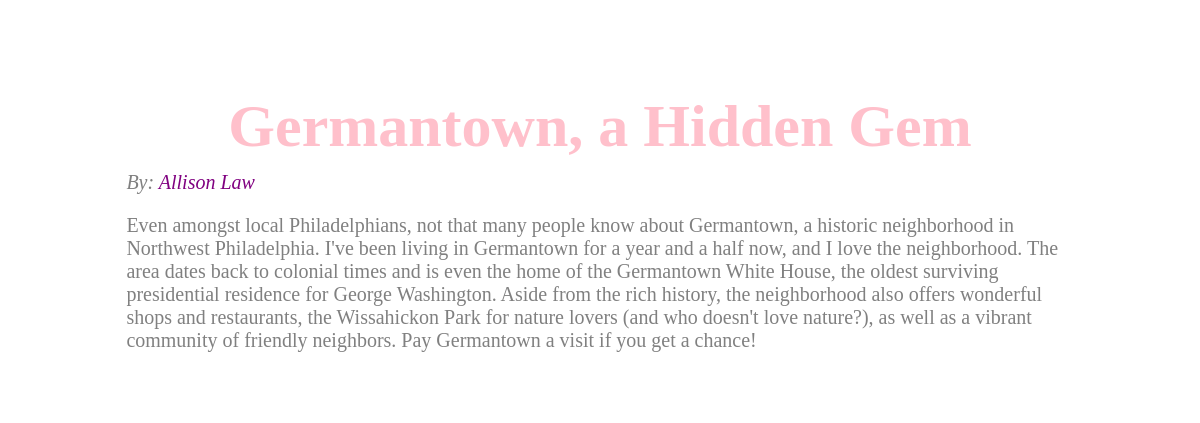
Screenshot of /article.php?id=1 with the database file from the repository.
### tables this page shows
CREATE TABLE `articles` (
  `id` int(11) NOT NULL AUTO_INCREMENT,
  `title` varchar(255) DEFAULT NULL,
  `author_id` int(11) DEFAULT NULL,
  `body` longtext,
  PRIMARY KEY (`id`)
);

CREATE TABLE `authors` (
  `author_id` int(11) NOT NULL AUTO_INCREMENT,
  `author_name` varchar(255) DEFAULT NULL,
  `author_email_address` varchar(255) DEFAULT NULL,
  PRIMARY KEY (`author_id`)
);

### article.php (the view, shortened to what this page needs)
<?php
$id = $_GET['id'];
$result = mysql_query('SELECT articles.id, articles.title, articles.author_id, authors.author_name, authors.author_email_address, articles.body ' .
  'FROM articles LEFT JOIN authors ON articles.author_id = authors.author_id ' .
  'WHERE id = ' . $id);
$row = mysql_fetch_array($result);
?>
<!DOCTYPE html>
<html>
  <head>
    <link rel="stylesheet" type="text/css" href="style.css" />
  </head>
  <body>
    <?php
      print '<article>';
      print '<h1>' . $row['title']  . '</h1>';
      print '<em>By: <a href="mailto: ' . $row['author_email_address']  . ' ">' . $row['author_name'] . '</a></em>';
      print '<p>' . $row['body'] . '</p>';
      print '</article>';
    ?>
  </body>
</html>

### style.css (style rules this page uses)
html { */ background-image: url('http://www.hiusuenlaw.com/images/photo.jpg'); background-repeat: no-repeat; font-size: 125%; font-family: "Book Antiqua"; }
h1 { color: pink; font-size: 300%; font-weight: bold; text-align: center; margin: 1%; }
article { margin: 5% 5% 10%; padding: 2% 5%; color: gray; background-color: white; border-radius: 25px; }
a { text-decoration: none; color: purple; }

### rows the page displays
articles: title "Germantown, a Hidden Gem", author.author_name "Allison Law", body "Even amongst local Philadelphians, not that many people know about Germantown, a historic neighborhood in Northwest Philadelphia. I've been living in Germantown for a year and a half now, and I love the neighborhood. The area dates back to colonial times and is even the home of the Germantown White House, the oldest surviving presidential residence for George Washington. Aside from the rich history, the neighborhood also offers wonderful shops and restaurants, the Wissahickon Park for nature lovers (and who doesn't love nature?), as well as a vibrant community of friendly neighbors. Pay Germantown a visit if you get a chance!"
